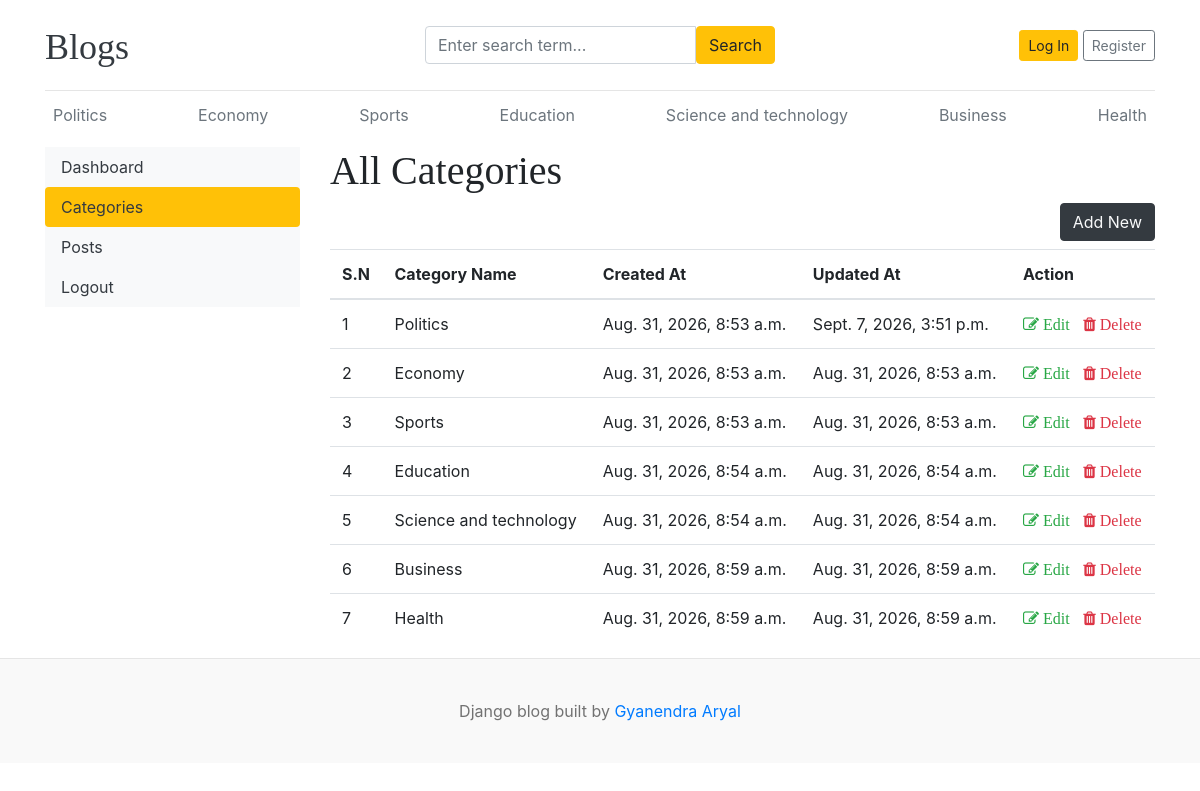
/dashboard/categories/, run on the app's committed database.
### blogs/models.py (models this page shows)
class Category(models.Model):
    id = models.BigAutoField(primary_key=True)
    category_name = models.CharField(max_length=100, unique=True)
    created_at = models.DateTimeField(auto_now_add=True)
    updated_at = models.DateTimeField(auto_now=True)
    class Meta:
        verbose_name_plural = "categories"
    def __str__(self):
        return self.category_name

### dashboards/views.py (the view)
# urls.py: path("categories/", views.categories, name="categories"),
def categories(request):
    return render(request, "dashboard/categories.html")

### blogs/context_processors.py (called while the page is built)
def get_categories(request):
    categories = Category.objects.all()
    return dict(categories=categories)

def get_social_links(request):
    social_links = SocialLink.objects.all()
    return dict(social_links=social_links)

### templates/dashboard/categories.html (shortened to what this page needs)
{% extends "base.html" %}
{% block content %}
<div class="row">
  {% include "dashboard/sidebar.html" %} {% comment %} Right sidebar {% endcomment %}
  <div class="col-md-9">
    <h1>All Categories</h1>
    <a href="{% url "add_category"%}" class="btn text-light btn-dark float-right mb-2">Add New</a>
    <table class="table table-hover">
      <thead>
        <tr>
          <th>S.N</th>
          <th>Category Name</th>
          <th>Created At</th>
          <th>Updated At</th>
          <th>Action</th>
        </tr>
      </thead>
      <tbody>
        {% for category in categories %}
        <tr>
          <td>{{forloop.counter}}</td>
          <td>{{category.category_name}}</td>
          <td>{{category.created_at}}</td>
          <td>{{category.updated_at}}</td>
          <td>
            <a href="{% url "edit_category" category.id%}">
              <i class="fa fa-edit text-success"> Edit</i>
            </a>
            <a href="{% url "delete_category" category.id%}">
              <i class="fa fa-trash text-danger"> Delete</i>
            </a>
          </td>
        </tr>
        {% endfor %}
      </tbody>
    </table>
  </div>
</div>
{% endblock content %}

### templates/base.html (shortened to what this page needs)
{%load static%}
<!DOCTYPE html>
<html lang="en">
<head>
    <link href="https://getbootstrap.com/docs/4.0/dist/css/bootstrap.min.css" rel="stylesheet">
    <link href="{% static 'css/blog.css'%}" rel="stylesheet">
    <link rel="stylesheet" href="https://cdnjs.cloudflare.com/ajax/libs/font-awesome/4.7.0/css/font-awesome.min.css">
  </head>
<body>
    <div class="container">
      <header class="blog-header py-3">
        <div class="row flex-nowrap justify-content-between align-items-center">
          <div class="col-4 pt-1">
            <a class="blog-header-logo text-dark" href="/">Blogs</a>
          </div>
          <div class = "col-4">
            <form action="{% url "search" %}" method="GET">
                <div class="input-group">
                    <input class="form-control" name="keyword" value="{{ keyword }}" type="text" placeholder="Enter search term...">
                    <button type="submit" class="btn btn-warning " id="button-search">Search</button>
                </div>
            </form>
          </div>
          <div class="col-4 d-flex justify-content-end align-items-center">
            {% if not user.is_authenticated %}
            <a class="btn btn-sm btn-warning" href="{% url "login"%}">Log In</a> &nbsp;
            <a class="btn btn-sm btn-outline-secondary" href="{% url 'register'%}">Register</a>
            {% endif %}
          </div>
        </div>
      </header>
      <div class="nav-scroller py-1 mb-2">
        <nav class="nav d-flex justify-content-between">
            {% for cat in categories%}
          <a class="p-2 text-muted" href="{% url 'posts_by_category' cat.id %} ">{{cat}}</a>
          {% endfor %}
        </nav>
      </div>
{% block content %}
{% endblock content %}
</div>
<footer class="blog-footer">
    <p>Django blog built by <a href="#">Gyanendra Aryal</a></p>
</footer>
</body>
</html>

### blog_main/static/css/blog.css (style rules this page uses)
.blog-header { border-bottom: 1px solid #e5e5e5; }
.blog-header-logo { font-family: "Playfair Display", Georgia, "Times New Roman", serif; font-size: 2.25rem; }
h1, h2, h3, h4, h5, h6 { font-family: "Playfair Display", Georgia, "Times New Roman", serif; }
.blog-footer { padding: 2.5rem 0; color: #727272; text-align: center; background-color: #f9f9f9; border-top: .05rem solid #e5e5e5; }
.blog-footer p:last-child { margin-bottom: 0; }

### data on the page
Category: category_name "Politics", created_at "Aug. 31, 2026, 8:53 a.m.", updated_at "Sept. 7, 2026, 3:51 p.m."
Category: category_name "Economy", created_at "Aug. 31, 2026, 8:53 a.m.", updated_at "Aug. 31, 2026, 8:53 a.m."
Category: category_name "Sports", created_at "Aug. 31, 2026, 8:53 a.m.", updated_at "Aug. 31, 2026, 8:53 a.m."
Category: category_name "Education", created_at "Aug. 31, 2026, 8:54 a.m.", updated_at "Aug. 31, 2026, 8:54 a.m."
Category: category_name "Science and technology", created_at "Aug. 31, 2026, 8:54 a.m.", updated_at "Aug. 31, 2026, 8:54 a.m."
Category: category_name "Business", created_at "Aug. 31, 2026, 8:59 a.m.", updated_at "Aug. 31, 2026, 8:59 a.m."
Category: category_name "Health", created_at "Aug. 31, 2026, 8:59 a.m.", updated_at "Aug. 31, 2026, 8:59 a.m."
